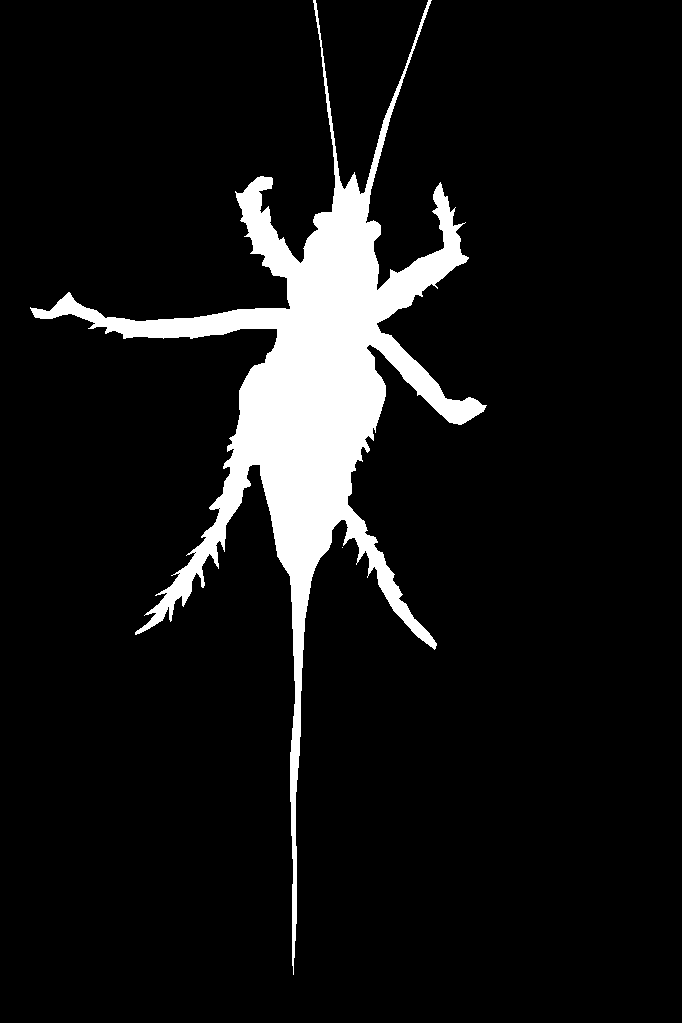
#> input picture test-images/masks/camo-insect.png, 682 x 1023 px
$ jupyter execute bbox.ipynb
#> lines starting #> are read from the running program, lines starting #| are printed output that depends on the picture; after the words box and inside, x2 and y2 are one past the last pixel; in counts of white or black regions, pixels touching at a corner belong together
[cell 1]
import cv2
import numpy as np
import matplotlib.pyplot as plt
import os

[cell 2]
def find_mask_bounds(image_path):
    """
    Load an RGB image with a white mask and find its bounding box.

    Args:
        image_path: Path to the image file

    Returns:
        tuple: (top, bottom, left, right) coordinates of the bounding box
    """
#> called with image_path = 'test-images/masks/camo-insect.png'
    # Load the image
    img = cv2.imread(image_path)
#> img is the input picture: shape (1023, 682, 3); 8.5% white; 2 white regions (1 under 20 px), largest, box (x1, y1, x2, y2) and area: (30, 0, 487, 975) 59265
    if img is None:
        raise ValueError(f"Could not load image from {image_path}")
    height, width = img.shape[:2]
#> height = 1023; width = 682

    # Convert BGR to RGB (OpenCV loads as BGR)
    img_rgb = cv2.cvtColor(img, cv2.COLOR_BGR2RGB)

    # Convert to grayscale to find white pixels
    gray = cv2.cvtColor(img, cv2.COLOR_BGR2GRAY)

    # Find all white pixels (mask area)
    # Assuming white is close to 255, you can adjust threshold if needed
    mask_pixels = np.where(gray > 200)
#> mask_pixels = 59266 positions, rows 0 to 974, columns 30 to 486

    if len(mask_pixels[0]) == 0:
        raise ValueError("No mask pixels found in the image")

    # Find extreme coordinates
    top = np.min(mask_pixels[0])      # topmost y-coordinate
#> top = 0
    bottom = np.max(mask_pixels[0])   # bottommost y-coordinate
#> bottom = 974
    left = np.min(mask_pixels[1])     # leftmost x-coordinate
#> left = 30
    right = np.max(mask_pixels[1])    # rightmost x-coordinate
#> right = 486

    return img_rgb, top, bottom, left, right, height, width


def draw_bounding_box(img, top, bottom, left, right):
    """
    Draw a bounding box on the image.

    Args:
        img: RGB image array
        top, bottom, left, right: Bounding box coordinates
    """
    # Create a copy to draw on
    img_with_box = img.copy()

    # Draw the bounding box (in red)
    color = (255, 0, 0)  # Red in RGB
    thickness = 2

    # Draw rectangle
    cv2.rectangle(img_with_box, (left, top), (right, bottom), color, thickness)

    # Display the image
    plt.figure(figsize=(10, 8))
    plt.imshow(img_with_box)
    plt.title(f'Bounding Box: Top={top}, Bottom={bottom}, Left={left}, Right={right}')
    plt.axis('off')
    plt.tight_layout()
    plt.show()

    return img_with_box

def save_bbox_to_txt(image_path, top, bottom, left, right):
    """
    Save bounding box coordinates to a text file in COCO format.
    COCO format: [x, y, width, height]
    where (x, y) is the top-left corner

    Args:
        image_path: Path to the original image file
        top, bottom, left, right: Bounding box coordinates
    """
    # Get the base filename without extension
    base_name = os.path.splitext(image_path)[0]
    txt_path = f"{base_name}.txt"

    # Convert to COCO format: [x, y, width, height]
    x = left
    y = top
    width = right - left
    height = bottom - top

    # Save coordinates to file in COCO format
    with open(txt_path, 'w') as f:
        f.write(f"{x} {y} {width} {height}\n")

    print(f"Bounding box saved to: {txt_path}")
    print(f"COCO format [x, y, width, height]: [{x}, {y}, {width}, {height}]")
    return txt_path

[cell 3]
# Replace with your image path
image_path = "test-images/masks/camo-insect.png"

try:
    # Find the bounding box
    img, top, bottom, left, right, height, width = find_mask_bounds(image_path)
#> top = 0; bottom = 974; left = 30; right = 486; height = 1023; width = 682

    # Print the coordinates
    print(f"Bounding Box Coordinates:")
    print(f"  Top:    {top}")
#|   Top:    0
    print(f"  Bottom: {bottom}")
#|   Bottom: 974
    print(f"  Left:   {left}")
#|   Left:   30
    print(f"  Right:  {right}")
#|   Right:  486
    print(f"\nBounding Box Size: {right - left} x {bottom - top} pixels")
#| Bounding Box Size: 456 x 974 pixels

    # Save bounding box to text file
    save_bbox_to_txt(image_path, top, bottom, left, right)
#> in save_bbox_to_txt, `x = left`: x = 30
#> in save_bbox_to_txt, `y = top`: y = 0
#> in save_bbox_to_txt, `width = right - left`: width = 456
#> in save_bbox_to_txt, `height = bottom - top`: height = 974
#| COCO format [x, y, width, height]: [30, 0, 456, 974]

    # Draw and display the bounding box
    draw_bounding_box(img, top, bottom, left, right)
#> in draw_bounding_box, `cv2.rectangle(img_with_box, (left, top), (right, bottom), color, thick..`:
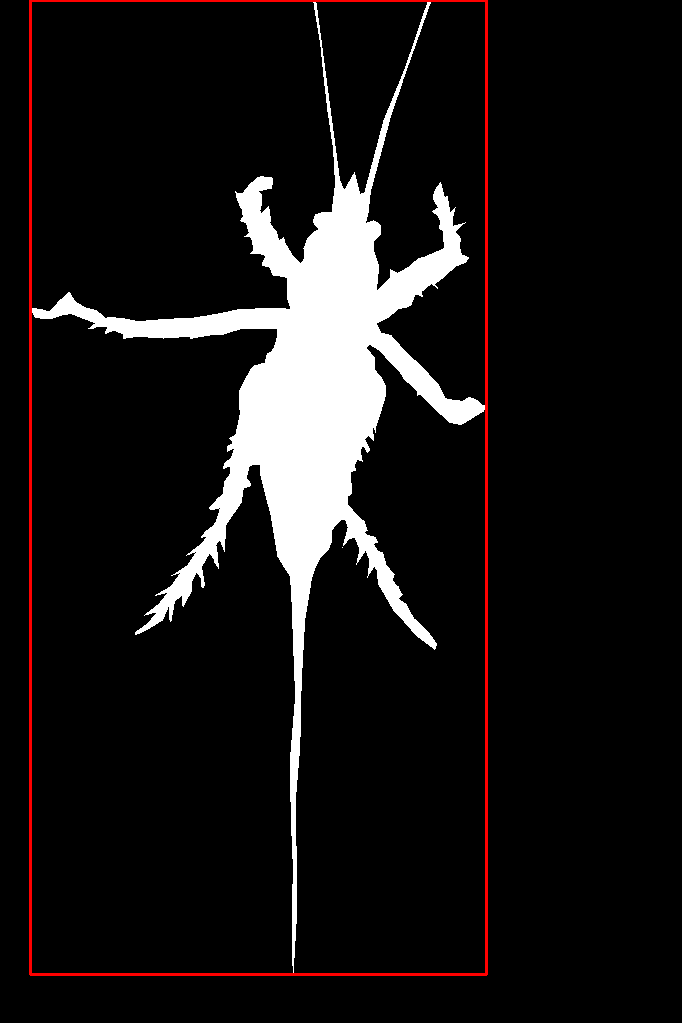
#> img_with_box: shape (1023, 682, 3); 1.16% of pixels changed, all inside (x1, y1, x2, y2) = (29, 0, 488, 976)

except Exception as e:
    print(f"Error: {e}")

[cell 4]
def get_filenames(folder_path):
    """
    Iterate through files in a folder and return their names.

    Args:
        folder_path (str): Path to the folder to scan

    Returns:
        list: List of filenames in the folder
    """
    try:
        # Check if the folder exists
        if not os.path.exists(folder_path):
            print(f"Error: Folder '{folder_path}' does not exist")
            return []

        if not os.path.isdir(folder_path):
            print(f"Error: '{folder_path}' is not a directory")
            return []

        # Get all files (excluding directories)
        filenames = []
        for item in os.listdir(folder_path):
            item_path = os.path.join(folder_path, item)
            if os.path.isfile(item_path):
                filenames.append(item)

        return filenames

    except PermissionError:
        print(f"Error: Permission denied to access '{folder_path}'")
        return []
    except Exception as e:
        print(f"Error: {e}")
        return []
def create_and_write_file(filename, content, mode='w'):
    """
    Create a new file and write content to it.

    Args:
        filename (str): Name/path of the file to create
        content (str or list): Content to write (string or list of lines)
        mode (str): Write mode - 'w' (overwrite) or 'a' (append)

    Returns:
        bool: True if successful, False otherwise
    """
    try:
        # Create directory if it doesn't exist
        directory = os.path.dirname(filename)
        if directory and not os.path.exists(directory):
            os.makedirs(directory)

        # Write content to file
        with open(filename, mode, encoding='utf-8') as f:
            if isinstance(content, list):
                # If content is a list, write each item as a line
                for line in content:
                    f.write(str(line) + '\n')
            else:
                # If content is a string, write it directly
                f.write(str(content))

        print(f"Successfully wrote to '{filename}'")
        return True

    except PermissionError:
        print(f"Error: Permission denied to write to '{filename}'")
        return False
    except Exception as e:
        print(f"Error: {e}")
        return False

[cell 5]
import json

def generate_coco_annotation(image_filename, image_id, width, height,
                             category_id, category_name,
                             bbox, annotation_id=1):
    """
    Generate a COCO annotation JSON for a single image with one object.

    Parameters:
    - image_filename: str, filename of the image
    - image_id: int, unique image ID
    - width: int, image width in pixels
    - height: int, image height in pixels
    - category_id: int, unique category ID
    - category_name: str, name of the object class
    - bbox: list of 4 ints [x, y, width, height] in pixels
    - annotation_id: int, unique annotation ID (default 1)

    Returns:
    - dict: COCO annotation JSON
    """
    # Ensure numeric values are native Python ints (JSON can't serialize numpy types)
    x, y, w, h = [int(v) for v in bbox]
    area = int(w * h)
    # Simple rectangular segmentation polygon
    segmentation = [[x, y, x + w, y, x + w, y + h, x, y + h]]

    coco_json = {
        "images": [
            {
                "id": int(image_id),
                "width": int(width),
                "height": int(height),
                "file_name": image_filename
            }
        ],
        "annotations": [
            {
                "id": int(annotation_id),
                "image_id": int(image_id),
                "category_id": int(category_id) if isinstance(category_id, (int, float)) or (isinstance(category_id, str) and category_id.isdigit()) else category_id,
                "bbox": [int(x), int(y), int(w), int(h)],
                "area": int(area),
                "segmentation": segmentation,
                "iscrowd": 0
            }
        ],
        "categories": [
            {
                "id": category_id,
                "name": category_name,
                "supercategory": category_name
            }
        ]
    }

    return coco_json

# Example usage
image_filename = "image1.jpg"
image_id = 1
width, height = 640, 480
category_id = 1
category_name = "car"
bbox = [100, 150, 200, 100]  # [x, y, w, h]

coco_annotation = generate_coco_annotation(image_filename, image_id, width, height,
                                           category_id, category_name, bbox)

# # Save to JSON file
# with open("annotation.json", "w") as f:
#     json.dump(coco_annotation, f, indent=4)

print("COCO annotation saved to annotation.json")

[cell 6]
folder = "dasatet/fake"
files = get_filenames(folder)
count = 0
# We'll accumulate lists for a single COCO JSON
images = []
annotations = []
categories_map = {}  # id -> name
annotation_id = 1
if files:
    print(f"Found {len(files)} file(s):")
else:
    print("No files found or an error occurred")
for item in files:
    count = count + 1
    name = item.split('.')[0]
    parts = item.split('-')
    # Safely extract class id/name if filename pattern matches
    if len(parts) > 5:
        cless = parts[4]
        cless_name = parts[5]
    else:
        cless = 0
        cless_name = "unknown"
    try:
        img, top, bottom, left, right, height, width = find_mask_bounds(f"dasatet/COD10k-v2/Train/GT_Objects/GT_Object/{name}.png")
    except Exception as e:
        print(f"Skipping {item}: {e}")
        continue
    # Convert mask bounds to COCO bbox format [x, y, w, h] where x=left, y=top
    x = int(left)
    y = int(top)
    w = int(right - left)
    h = int(bottom - top)
    # Append image record
    images.append({"id": count, "width": int(width), "height": int(height), "file_name": item})
    # Append annotation record
    annotations.append({"id": annotation_id, "image_id": count, "category_id": int(cless) if str(cless).isdigit() else cless, "bbox": [x, y, w, h], "area": int(w*h), "segmentation": [[x, y, x + w, y, x + w, y + h, x, y + h]], "iscrowd": 0})
    # Track category
    try:
        cat_id = int(cless) if str(cless).isdigit() else cless
    except Exception:
        cat_id = cless
    if cat_id not in categories_map:
        categories_map[cat_id] = cless_name
    annotation_id += 1
    print(f"Processed {count}: {item}")
# Build COCO structure
coco_output = {"images": images, "annotations": annotations, "categories": [{"id": k, "name": v, "supercategory": v} for k, v in categories_map.items()]}
# Write once to file
with open("annotation.json", "w") as f:
    json.dump(coco_output, f, indent=4)
print(f"Wrote {len(images)} images and {len(annotations)} annotations to annotation.json")

[cell 7]
import json

def generate_coco_annotation(image_filename, image_id, width, height,
                             category_id, category_name,
                             bbox, annotation_id=1):
    """
    Generate a COCO annotation JSON for a single image with one object.

    Parameters:
    - image_filename: str, filename of the image
    - image_id: int, unique image ID
    - width: int, image width in pixels
    - height: int, image height in pixels
    - category_id: int, unique category ID
    - category_name: str, name of the object class
    - bbox: list of 4 ints [x, y, width, height] in pixels
    - annotation_id: int, unique annotation ID (default 1)

    Returns:
    - dict: COCO annotation JSON
    """
    x, y, w, h = bbox
    area = w * h
    # Simple rectangular segmentation polygon
    segmentation = [[x, y, x + w, y, x + w, y + h, x, y + h]]

    coco_json = {
        "images": [
            {
                "id": image_id,
                "width": width,
                "height": height,
                "file_name": image_filename
            }
        ],
        "annotations": [
            {
                "id": annotation_id,
                "image_id": image_id,
                "category_id": category_id,
                "bbox": [x, y, w, h],
                "area": area,
                "segmentation": segmentation,
                "iscrowd": 0
            }
        ],
        "categories": [
            {
                "id": category_id,
                "name": category_name,
                "supercategory": category_name
            }
        ]
    }

    return coco_json

# Example usage
image_filename = "image1.jpg"
image_id = 1
width, height = 640, 480
category_id = 1
category_name = "car"
bbox = [100, 150, 200, 100]  # [x, y, w, h]

coco_annotation = generate_coco_annotation(image_filename, image_id, width, height,
                                           category_id, category_name, bbox)

$ run again, with test-images/masks/camo-fish.png copied over test-images/masks/camo-insect.png
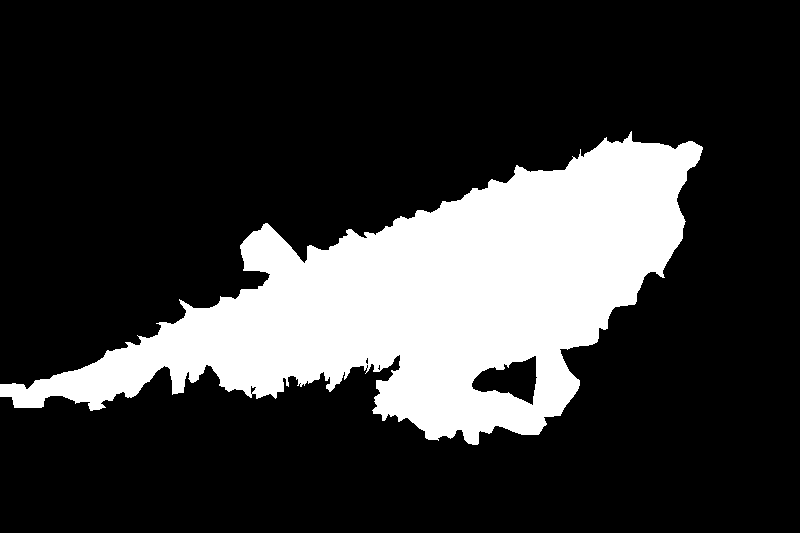
#> input picture test-images/masks/camo-fish.png, 800 x 533 px
#> in find_mask_bounds, img is the input picture: shape (533, 800, 3); 21.6% white; 1 white region, box (x1, y1, x2, y2) and area: (0, 131, 703, 445) 92064
#> mask_pixels = 92064 positions, rows 131 to 444, columns 0 to 702
#> in find_mask_bounds, `top = np.min(mask_pixels[0])`: top = 131
#> in find_mask_bounds, `bottom = np.max(mask_pixels[0])`: bottom = 444
#> in find_mask_bounds, `left = np.min(mask_pixels[1])`: left = 0
#> in find_mask_bounds, `right = np.max(mask_pixels[1])`: right = 702
#> `img, top, bottom, left, right, height, width = find_mask_bounds(image_..`: top = 131; bottom = 444; left = 0; right = 702; height = 533; width = 800
#|   Top:    131
#|   Bottom: 444
#|   Left:   0
#|   Right:  702
#| Bounding Box Size: 702 x 313 pixels
#> x = 0
#> y = 131
#> in save_bbox_to_txt, `width = right - left`: width = 702
#> in save_bbox_to_txt, `height = bottom - top`: height = 313
#| COCO format [x, y, width, height]: [0, 131, 702, 313]
#> in draw_bounding_box, `cv2.rectangle(img_with_box, (left, top), (right, bottom), color, thick..`:
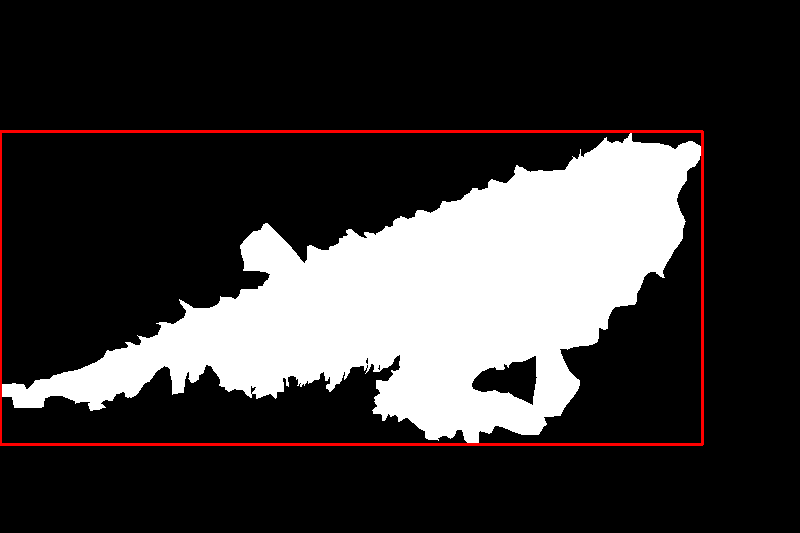
#> img_with_box: shape (533, 800, 3); 1.35% of pixels changed, all inside (x1, y1, x2, y2) = (0, 130, 704, 446)
